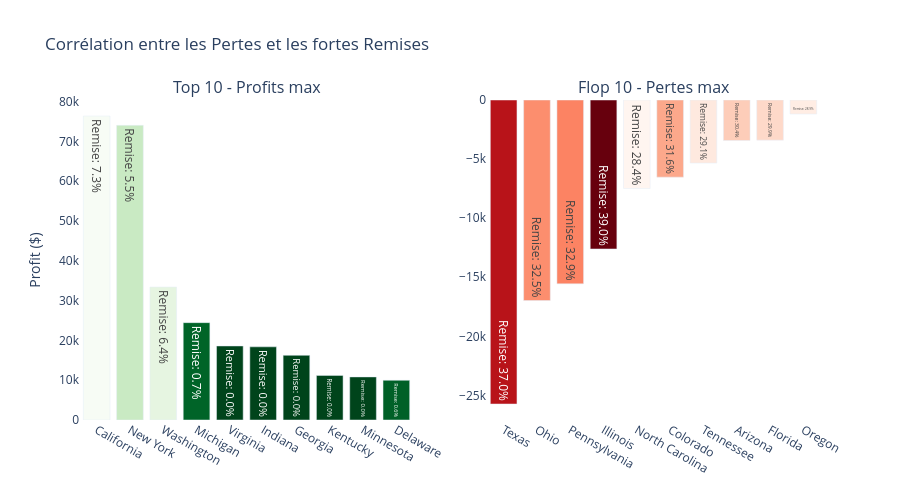

The notebook cell saved with this chart:
### Code cell
from plotly.subplots import make_subplots

top_10 = df_state.sort_values(by='Profit', ascending=False).head(10)
flop_10 = df_state.sort_values(by='Profit', ascending=True).head(10)

fig_tf = make_subplots(rows=1, cols=2, subplot_titles=("Top 10 - Profits max", "Flop 10 - Pertes max"))

# Top 10
fig_tf.add_trace(go.Bar(
    x=top_10['State'], y=top_10['Profit'], 
    marker=dict(color=top_10['Discount'], colorscale='Greens', reversescale=True),
    name='Profit (Top)',
    text=[f"Remise: {d:.1%}" for d in top_10['Discount']], textposition='auto'
), row=1, col=1)

# Flop 10
fig_tf.add_trace(go.Bar(
    x=flop_10['State'], y=flop_10['Profit'], 
    marker=dict(color=flop_10['Discount'], colorscale='Reds'),
    name='Pertes (Flop)',
    text=[f"Remise: {d:.1%}" for d in flop_10['Discount']], textposition='auto'
), row=1, col=2)

fig_tf.update_layout(
    title_text="Corrélation entre les Pertes et les fortes Remises",
    showlegend=False, 
    plot_bgcolor='white',
    height=500
)
fig_tf.update_yaxes(title_text="Profit ($)", row=1, col=1)
fig_tf.show()

### Figure 1 — Plotly figure (JSON) as saved in the notebook; plotly's stock layout.template omitted (floating-point values rounded to 4 significant figures)
{"data": [{"marker": {"color": [0.07276, 0.05532, 0.06403, 0.007059, 0.0, 0.0, 0.0, 0.0, 0.0, 0.00625], "colorscale": [[0, "rgb(247,252,245)"], [0.125, "rgb(229,245,224)"], [0.25, "rgb(199,233,192)"], [0.375, "rgb(161,217,155)"], [0.5, "rgb(116,196,118)"], [0.625, "rgb(65,171,93)"], [0.75, "rgb(35,139,69)"], [0.875, "rgb(0,109,44)"], [1, "rgb(0,68,27)"]], "reversescale": true}, "name": "Profit (Top)", "text": ["Remise: 7.3%", "Remise: 5.5%", "Remise: 6.4%", "Remise: 0.7%", "Remise: 0.0%", "Remise: 0.0%", "Remise: 0.0%", "Remise: 0.0%", "Remise: 0.0%", "Remise: 0.6%"], "textposition": "auto", "type": "bar", "x": ["California", "New York", "Washington", "Michigan", "Virginia", "Indiana", "Georgia", "Kentucky", "Minnesota", "Delaware"], "xaxis": "x", "y": [76380.0, 74040.0, 33400.0, 24460.0, 18600.0, 18380.0, 16250.0, 11200.0, 10820.0, 9977.0], "yaxis": "y"}, {"marker": {"color": [0.3702, 0.3249, 0.3286, 0.39, 0.2835, 0.3165, 0.2913, 0.3036, 0.2993, 0.2887], "colorscale": [[0, "rgb(255,245,240)"], [0.125, "rgb(254,224,210)"], [0.25, "rgb(252,187,161)"], [0.375, "rgb(252,146,114)"], [0.5, "rgb(251,106,74)"], [0.625, "rgb(239,59,44)"], [0.75, "rgb(203,24,29)"], [0.875, "rgb(165,15,21)"], [1, "rgb(103,0,13)"]]}, "name": "Pertes (Flop)", "text": ["Remise: 37.0%", "Remise: 32.5%", "Remise: 32.9%", "Remise: 39.0%", "Remise: 28.4%", "Remise: 31.6%", "Remise: 29.1%", "Remise: 30.4%", "Remise: 29.9%", "Remise: 28.9%"], "textposition": "auto", "type": "bar", "x": ["Texas", "Ohio", "Pennsylvania", "Illinois", "North Carolina", "Colorado", "Tennessee", "Arizona", "Florida", "Oregon"], "xaxis": "x2", "y": [-25730.0, -16970.0, -15560.0, -12610.0, -7491.0, -6528.0, -5342.0, -3428.0, -3399.0, -1190.0], "yaxis": "y2"}], "layout": {"annotations": [{"font": {"size": 16}, "showarrow": false, "text": "Top 10 - Profits max", "x": 0.225, "xanchor": "center", "xref": "paper", "y": 1, "yanchor": "bottom", "yref": "paper"}, {"font": {"size": 16}, "showarrow": false, "text": "Flop 10 - Pertes max", "x": 0.775, "xanchor": "center", "xref": "paper", "y": 1, "yanchor": "bottom", "yref": "paper"}], "height": 500, "plot_bgcolor": "white", "showlegend": false, "title": {"text": "Corrélation entre les Pertes et les fortes Remises"}, "xaxis": {"anchor": "y", "domain": [0, 0.45]}, "xaxis2": {"anchor": "y2", "domain": [0.55, 1]}, "yaxis": {"anchor": "x", "domain": [0, 1], "title": {"text": "Profit ($)"}}, "yaxis2": {"anchor": "x2", "domain": [0, 1]}}}
